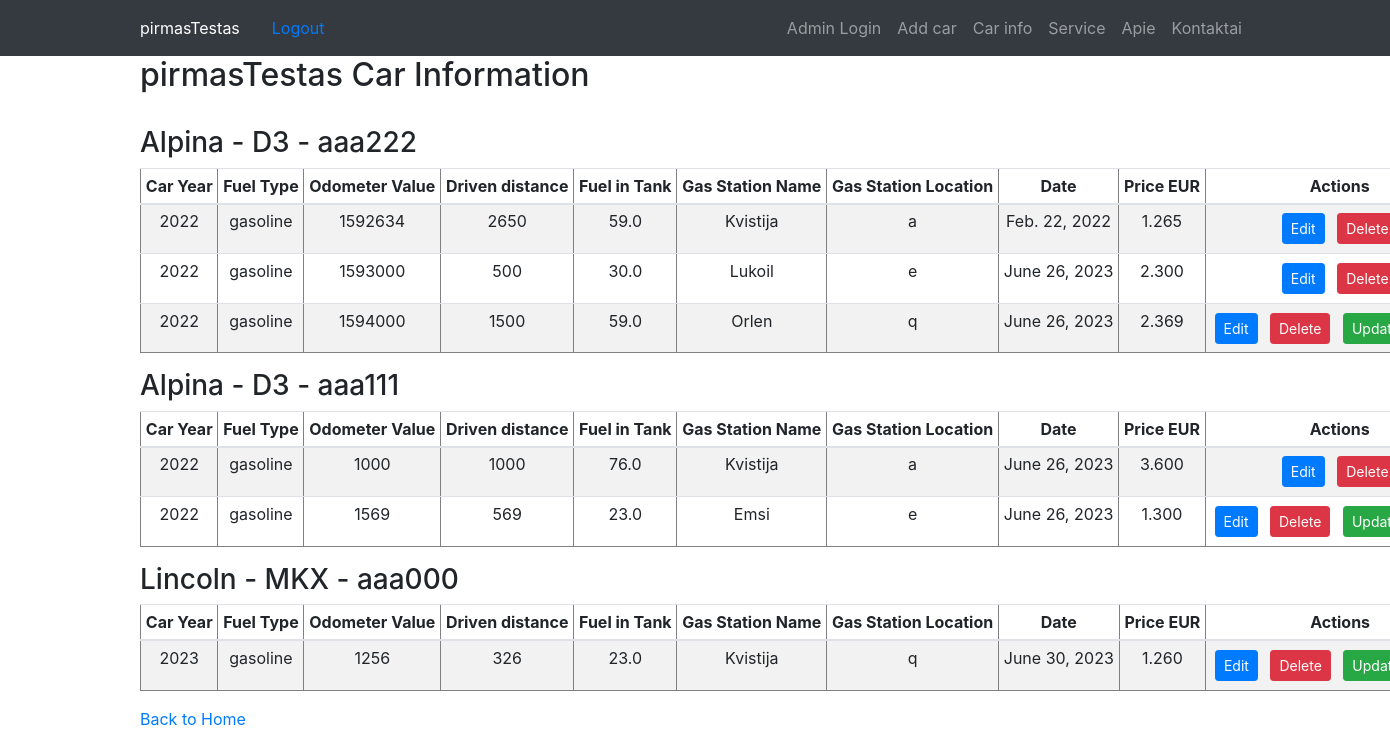
The page /your_car_info/ (signed in) on the database its author committed.
### manoApps/models.py (models this page shows, shortened)
class UserCar(models.Model):
    user = models.ForeignKey(User, on_delete=models.CASCADE)
    car_model = models.ForeignKey(CarModel, on_delete=models.CASCADE)
    car_year = models.IntegerField()
    fuel_type = models.CharField(max_length=50)
    odometer_value = models.IntegerField(default=0)
    driven_distance = models.IntegerField(default=0)
    fuel_in_tank = models.FloatField(default=0)
    VIN = models.CharField(max_length=20, unique=True, default=0, validators=[MinLengthValidator(17)])
    car_plate = models.CharField(max_length=10, unique=True)

class CarModel(models.Model):
    car = models.ForeignKey(Car, on_delete=models.CASCADE)
    model = models.CharField(max_length=100)

class Car(models.Model):
    make = models.CharField(max_length=100)
    def __str__(self):
        return self.make

class CarMileage(models.Model):
    user_car = models.ForeignKey(UserCar, on_delete=models.CASCADE)
    gas_station = models.ForeignKey(GasStation, on_delete=models.CASCADE)
    odometer_value = models.IntegerField()
    fuel_in_tank = models.FloatField()
    driven_distance = models.IntegerField(default=0)
    price = models.DecimalField(max_digits=10, decimal_places=3)
    timestamp = models.DateTimeField(auto_now_add=True)

class GasStation(models.Model):
    name = models.CharField(max_length=100)
    location = models.CharField(max_length=200)
    user_car = models.ForeignKey(UserCar, on_delete=models.CASCADE)
    date = models.DateField()
    price = models.DecimalField(default=0, max_digits=10, decimal_places=3)

### manoApps/views.py (the view)
# urls.py: path('your_car_info/', views.your_car_info, name='your_car_info'),
@login_required
def your_car_info(request):
    user_cars = UserCar.objects.filter(user=request.user)
    return render(request, 'manoApps/your_car_info.html', {'user_cars': user_cars})

### manoApps/templates/manoApps/your_car_info.html
{% extends 'base.html' %}
{% block content %}
  <h2>{{ user.username }} Car Information</h2>
  <br />
  {% for user_car in user_cars %}
    <h3>{{ user_car.car_model.car }} - {{ user_car.car_model.model }} - {{ user_car.car_plate }}</h3>
    <table border="1" class="table table-striped table-sm center-table">
      <thead>
        <tr>
          <th class="text-nowrap text-center">Car Year</th>
          <th class="text-nowrap text-center">Fuel Type</th>
          <th class="text-nowrap text-center">Odometer Value</th>
          <th class="text-nowrap text-center">Driven distance</th>
          <th class="text-nowrap text-center">Fuel in Tank</th>
          <th class="text-nowrap text-center">Gas Station Name</th>
          <th class="text-nowrap text-center">Gas Station Location</th>
          <th class="text-nowrap text-center">Date</th>
          <th class="text-nowrap text-center">Price EUR</th>
          <th class="text-nowrap text-center">Actions</th>
        </tr>
      </thead>
      <tbody>
        {% for car_mileage in user_car.carmileage_set.all %}
          <tr>
            <td class="text-nowrap text-center">{{ user_car.car_year }}</td>
            <td class="text-nowrap text-center">{{ user_car.fuel_type }}</td>
            <td class="text-nowrap text-center">{{ car_mileage.odometer_value }}</td>
            <td class="text-nowrap text-center">{{ car_mileage.driven_distance }}</td>
            <td class="text-nowrap text-center">{{ car_mileage.fuel_in_tank }}</td>
            <td class="text-nowrap text-center">{{ car_mileage.gas_station.name }}</td>
            <td class="text-nowrap text-center">{{ car_mileage.gas_station.location }}</td>
            <td class="text-nowrap text-center">{{ car_mileage.gas_station.date }}</td>
            <td class="text-nowrap text-center">{{ car_mileage.price }}</td>
            <td class="text-nowrap text-center">
              <div class="d-inline-block">
                <a class="btn btn-primary btn-sm m-1" href="{% url 'edit_car' car_id=user_car.id carmileage_id=car_mileage.id %}">Edit</a>
              </div>
              <div class="d-inline-block">
                <a class="btn btn-danger btn-sm m-1" href="{% url 'delete_car' user_car.id car_mileage.gas_station.id %}"
                   onclick="return confirm('Are you sure you want to delete this car?')">Delete</a>
              </div>
              {% if forloop.last %}
                <div class="d-inline-block">
                  <a class="btn btn-success btn-sm m-1" href="{% url 'add_mileage' user_car.id %}">Update mileage</a>
                </div>
              {% endif %}
            </td>
          </tr>
        {% endfor %}
      </tbody>
    </table>
  {% empty %}
    <p>No cars found</p>
  {% endfor %}
  <p>
    <a href="{% url 'Index' %}">Back to Home</a>
  </p>
{% endblock %}

### templates/base.html (shortened to what this page needs)
<!DOCTYPE html>
<html lang="en">
{% load i18n %}
<head>
    <link rel="stylesheet" href="https://stackpath.bootstrapcdn.com/bootstrap/4.3.1/css/bootstrap.min.css"
>
</head>
<body>
    <nav class="navbar navbar-expand-lg navbar-dark bg-dark static-top">
        <div class="container">
                    {% if request.user.is_authenticated %}
            <span class="navbar-text text-white mr-3">
                {{ request.user.username }}
            </span>
            <a class="nav-link" href="{% url 'logout' %}">
                {% trans "Logout" %}
            </a>
        {% else %}
            <span class="navbar-text text-white mr-3">
                {% trans "Guest" %}
            </span>
        {% endif %}
            <div class="collapse navbar-collapse" id="navbarResponsive">
                <ul class="navbar-nav ml-auto">
                    <li class="nav-item">
                        <a class="nav-link" href="/"></a>
                    </li>
                    <li class="nav-item">
                        <a class="nav-link" href="{% url 'admin:index' %}">Admin Login
                        </a>
                    </li>
                   {% if user.is_authenticated %}
                    <li class="nav-item">
                        <a class="nav-link" href="{% url 'add_car' %}">Add car</a>
                    </li>
                    <li class="nav-item">
                        <a class="nav-link" href="{% url 'your_car_info' %}">Car info</a>
                    </li>
                    <li class="nav-item">
                        <a class="nav-link" href="{% url 'mano_service' %}">Service</a>
                    </li>
                    {% endif %}
                    <li class="nav-item">
                        <a class="nav-link" href="{% url 'apie' %}">Apie</a>
                    </li>
                    <li class="nav-item">
                        <a class="nav-link" href="{% url 'kontaktai' %}">Kontaktai</a>
                    </li>
                </ul>
            </div>
        </div>
    </nav>
    <div class="container">
                {% block content %}
                {% endblock %}
    </div>
</body>
</html>

### rows shown on the page
UserCar: car_model.car "Alpina", car_model.model "D3", car_plate "aaa222", car_year "2022", fuel_type "gasoline"
CarMileage: odometer_value "1592634", driven_distance "2650", fuel_in_tank "59.0", gas_station.name "Kvistija", gas_station.location "a", gas_station "Feb. 22, 2022", price "1.265"
CarMileage: odometer_value "1593000", driven_distance "500", fuel_in_tank "30.0", gas_station.name "Lukoil", gas_station.location "e", gas_station "June 26, 2023", price "2.300"
CarMileage: odometer_value "1594000", driven_distance "1500", fuel_in_tank "59.0", gas_station.name "Orlen", gas_station.location "q", gas_station "June 26, 2023", price "2.369", shows "Update mileage"
UserCar: car_model.car "Alpina", car_model.model "D3", car_plate "aaa111", car_year "2022", fuel_type "gasoline"
CarMileage: odometer_value "1000", driven_distance "1000", fuel_in_tank "76.0", gas_station.name "Kvistija", gas_station.location "a", gas_station "June 26, 2023", price "3.600"
CarMileage: odometer_value "1569", driven_distance "569", fuel_in_tank "23.0", gas_station.name "Emsi", gas_station.location "e", gas_station "June 26, 2023", price "1.300", shows "Update mileage"
UserCar: car_model.car "Lincoln", car_model.model "MKX", car_plate "aaa000", car_year "2023", fuel_type "gasoline"
CarMileage: odometer_value "1256", driven_distance "326", fuel_in_tank "23.0", gas_station.name "Kvistija", gas_station.location "q", gas_station "June 30, 2023", price "1.260", shows "Update mileage"

### other values the page prints
{{ request.user.username }} "pirmasTestas"
{{ user.username }} "pirmasTestas"
